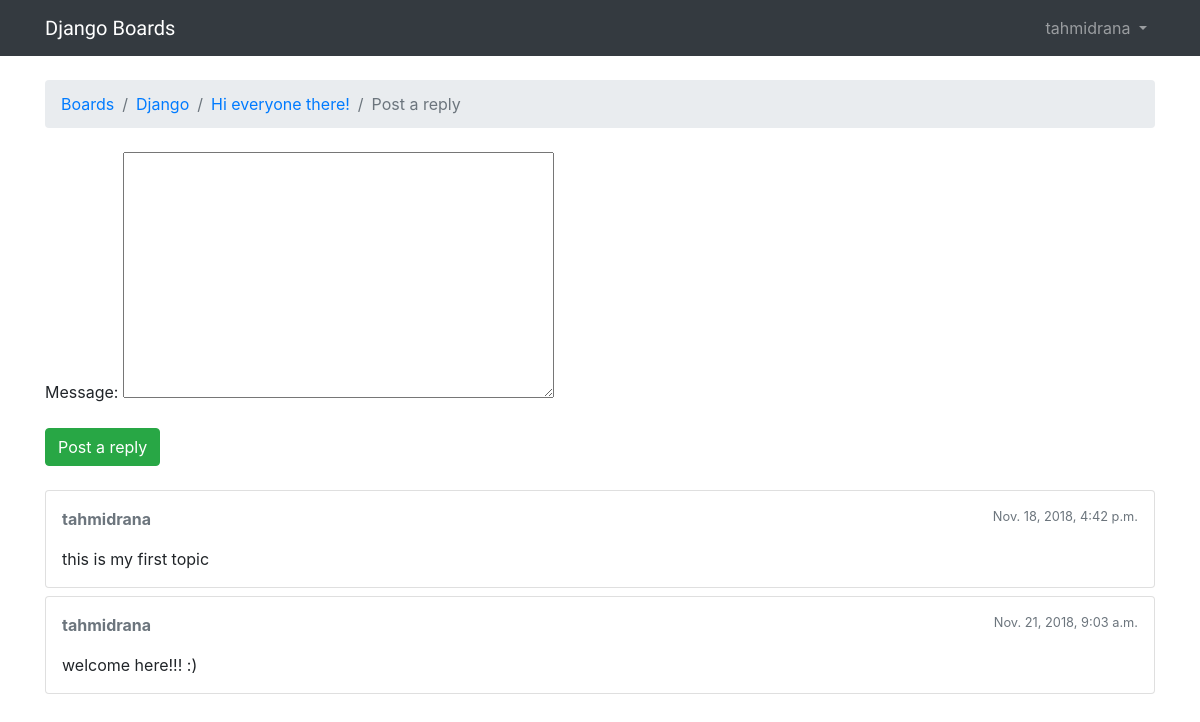
Page /boards/1/topics/1/reply/ (signed in) on the committed database.
### boards/models.py (models this page shows, shortened)
class Topic(models.Model):
    subject = models.CharField(max_length=250)
    last_updated = models.DateTimeField(auto_now_add=True)
    board = models.ForeignKey(
        Board, on_delete=models.CASCADE, related_name='topics')
    starter = models.ForeignKey(
        User, on_delete=models.CASCADE, related_name='topics')
    views = models.PositiveIntegerField(default=0)

class Board(models.Model):
    name = models.CharField(max_length=30, unique=True)
    description = models.CharField(max_length=100)

class Post(models.Model):
    message = models.TextField(max_length=4000)
    topic = models.ForeignKey(
        Topic, on_delete=models.CASCADE, related_name='posts')
    created_at = models.DateTimeField(auto_now_add=True)
    updated_at = models.DateTimeField(null=True)
    created_by = models.ForeignKey(
        User, on_delete=models.CASCADE, related_name='posts')
    updated_by = models.ForeignKey(
        User, null=True, on_delete=models.CASCADE, related_name='+')

### boards/views.py (the view)
@login_required
def reply_topic(request, pk, topic_pk):
    topic = get_object_or_404(Topic, pk=topic_pk, board__pk=pk)
    if request.method == 'POST':
        form = PostForm(request.POST)
        post = form.save(commit=False)
        post.topic = topic
        post.created_by = request.user
        post.save()
        return redirect('topic_posts', pk=pk, topic_pk=topic_pk)
    else:
        form = PostForm()
    return render(request, 'reply_topic.html', {'topic': topic, 'form': form})

### boards/forms.py
class PostForm(forms.ModelForm):
    class Meta:
        model = Post
        fields = ['message', ]

### templates/reply_topic.html (shortened to what this page needs)
{% extends 'base.html' %}
{% load static %}
{% block breadcrumb %}
<li class="breadcrumb-item"><a href="{% url 'home' %}">Boards</a></li>
<li class="breadcrumb-item"><a href="{% url 'board_topics' topic.board.pk %}">{{ topic.board.name }}</a></li>
<li class="breadcrumb-item"><a href="{% url 'topic_posts' topic.board.pk topic.pk %}">{{ topic.subject }}</a></li>
<li class="breadcrumb-item active">Post a reply</li>
{% endblock %}
{% block content %}
<form method="post" class="mb-4">
    {{ form.as_p }}
    <button type="submit" class="btn btn-success">Post a reply</button>
</form>
{% for post in topic.posts.all %}
<div class="card mb-2">
    <div class="card-body p-3">
        <div class="row mb-3">
            <div class="col-6">
                <strong class="text-muted">{{ post.created_by.username }}</strong>
            </div>
            <div class="col-6 text-right">
                <small class="text-muted">{{ post.created_at }}</small>
            </div>
        </div>
        {{ post.message }}
    </div>
</div>
{% endfor %}
{% endblock %}

### templates/base.html (shortened to what this page needs)
{% load static %}
<html>
<head>
    <link rel="stylesheet" href="https://maxcdn.bootstrapcdn.com/bootstrap/4.0.0/css/bootstrap.min.css"
>
    <link rel="stylesheet" href="{% static 'css/app.css' %}">
</head>
<body>
    {% block body %}
    <nav class="navbar navbar-expand-sm navbar-dark bg-dark">
        <div class="container">
            <a class="navbar-brand" href="{% url 'home' %}">Django Boards</a>
            <div class="collapse navbar-collapse" id="mainMenu">
                {% if user.is_authenticated %}
                <ul class="navbar-nav ml-auto">
                    <li class="nav-item dropdown">
                        <a class="nav-link dropdown-toggle" href="#" id="userMenu" data-toggle="dropdown" aria-haspopup="true"
                            aria-expanded="false">
                            {{ user.username }}
                        </a>
                    </li>
                </ul>
                {% else %}
                <form class="form-inline ml-auto">
                    <a href="{% url 'login' %}" class="btn btn-outline-secondary">Log in</a>
                    <a href="{% url 'signup' %}" class="btn btn-primary ml-2">Sign up</a>
                </form>
                {% endif %}
            </div>
        </div>
    </nav>
    <div class="container">
        <ol class="breadcrumb my-4">
            {% block breadcrumb %}
            {% endblock %}
        </ol>
        {% block content %}
        {% endblock %}
    </div>
    {% endblock body %}
</body>
</html>

### static/css/app.css (style rules this page uses)
.navbar-brand { font-family: 'Peralta', cursive; }

### rows in the picture
Topic: board.name "Django", subject "Hi everyone there!"
Post: created_by.username "tahmidrana", created_at "Nov. 18, 2018, 4:42 p.m.", message "this is my first topic"
Post: created_by.username "tahmidrana", created_at "Nov. 21, 2018, 9:03 a.m.", message "welcome here!!! :)"

### other values in the picture
{{ user.username }} "tahmidrana"
